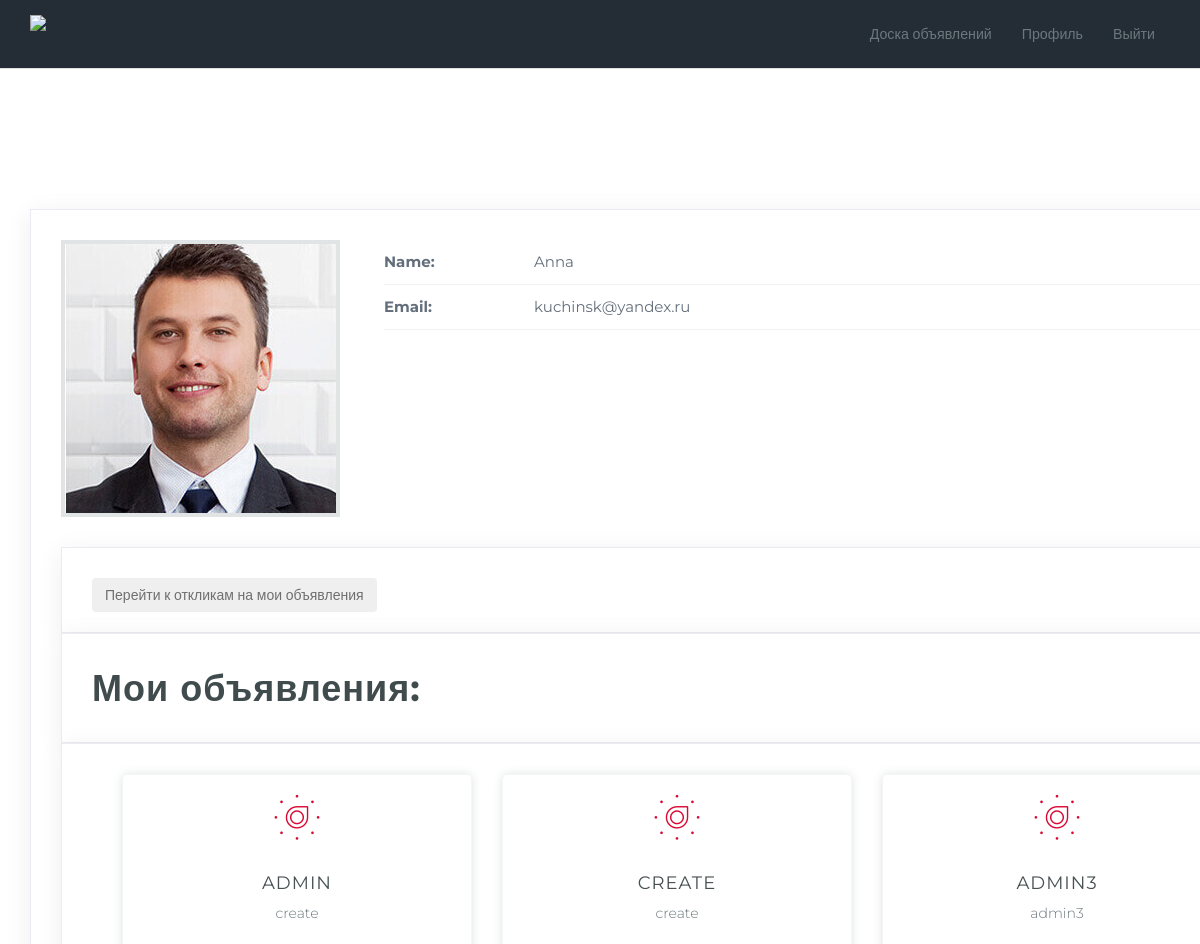
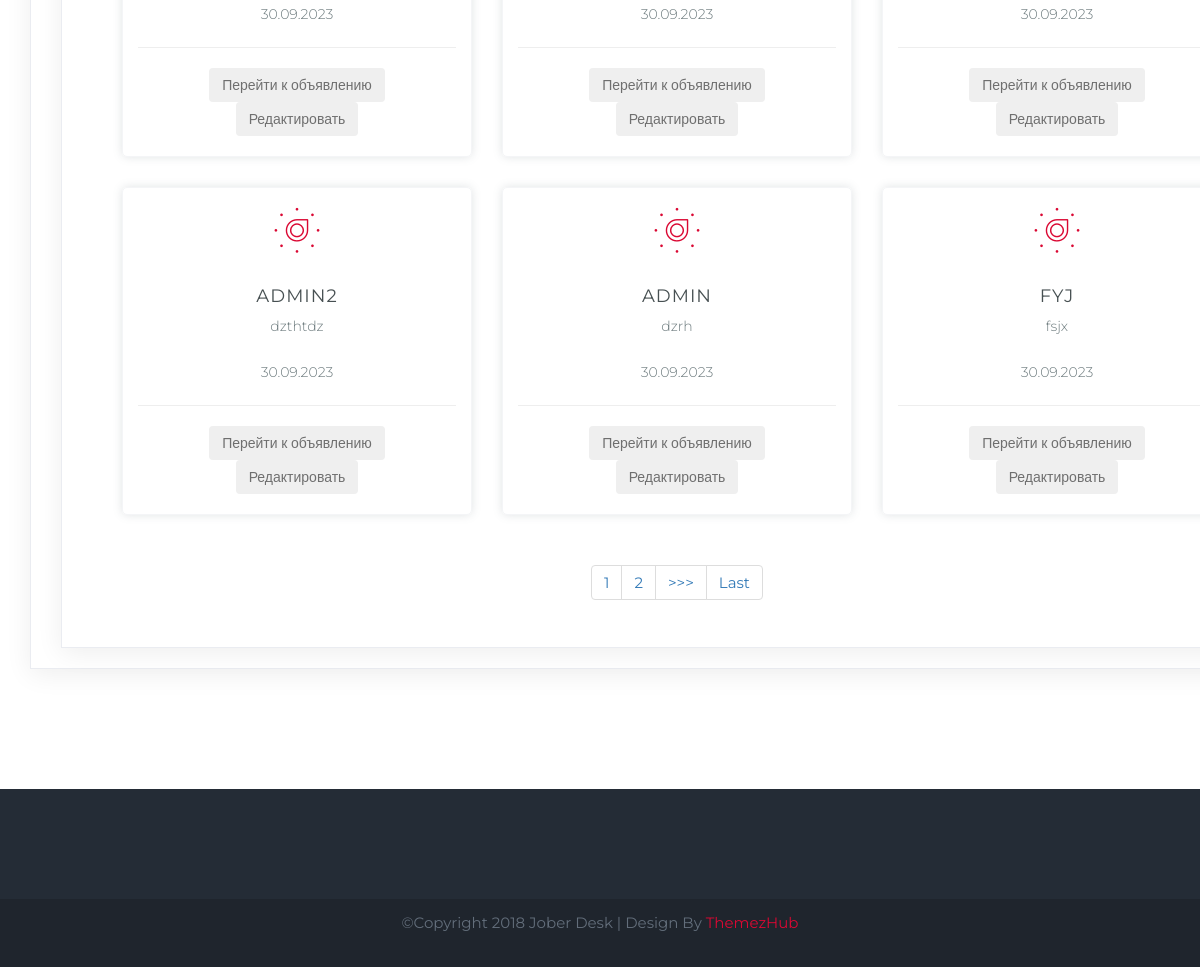
/profile/ (signed in), run on the app's committed database (2 pictures, top to bottom).
### board/models.py (models this page shows, shortened)
class Post(models.Model):
    title = models.CharField(max_length=255)
    textPost = models.TextField()
    img = models.ImageField(upload_to='media/img_uploaded', blank=True, null=True)
    video = models.FileField(upload_to='videos_uploaded', blank=True, null=True)
    file = models.FileField(upload_to='files_uploaded', blank=True, null=True)
    timePost = models.DateTimeField(auto_now_add=True)
    author = models.ForeignKey(User, on_delete=models.CASCADE)
    category = models.ForeignKey(Category, on_delete=models.CASCADE)

### profile/views.py (the view)
# urls.py: path('', ProfileView.as_view(), name='profile'),
class ProfileView(ListView):
    model = Post
    template_name = 'profile/profile.html'
    context_object_name = 'author_posts'
    paginate_by = 6
    def get_queryset(self, *args, **kwargs):
        obj = Post.objects.filter(author=self.request.user).order_by('-timePost')
        return obj
    def get_context_data(self, **kwargs):
        context = super().get_context_data(**kwargs)
        context['name'] = self.request.user
        context['email'] = self.request.user.email
        return context

### templates/profile/profile.html (shortened to what this page needs)
{% extends 'flatpages/default.html' %}
{% load static %}
{% block content %}
{% load static %}
<section class="profile-detail">
	<div class="container">
		<div class="col-md-12">
			<div class="row">
				<div class="basic-information">
					<div class="col-md-3 col-sm-3" style="margin-bottom: 30px; padding-left: 0px;">
						<img src="{% static 'img/user.jpg' %}" alt="" class="img-responsive">
					</div>
					<div class="col-md-9 col-sm-9">
						<div class="profile-content">
							<ul class="information">
								<li><span>Name:</span>{{name}}</li>
								<li><span>Email:</span>{{email}}</li>
							</ul>
						</div>
					</div>
					<div class="basic-information">
						<button class="btn seub-btn"><a href=/profile/response>Перейти к откликам на мои объявления</a></button>
					</div>
					<div class="basic-information">
						<h2>Мои объявления:</h2>
					</div>
					<div class="contener">
						<div class="basic-information">
							<div class="container">
							{% if author_posts %}
							{% for post in author_posts %}
								<div class="col-md-4 col-sm-4">
									<div class="features-content">
										<span class="box1"><span aria-hidden="true" class="icon-dial"></span></span>
										<h3>{{post.title|truncatechars:15}}</h3>
										<p>{{post.textPost|truncatechars:30}}</p>
										<p>{{post.timePost|date:'d.m.Y'}}</p><hr>
										<button class="btn"><a href=/{{post.id}}>Перейти к объявлению</a></button><br>
										<button class="btn"><a href=/update/{{post.id}}/>Редактировать</a></button>
									</div>
								</div>
								{% endfor %}
							{% else %}
								<a href="../create/" class="btn btn-primary">Создать обявление!</a>
							{% endif %}
							</div>
							<div class="card text-center">{% include 'paginator.html' %}</div>
						</div>
					</div>
				</div>
			</div>
		</div>
	</div>
</section>
{% endblock content %}

### templates/flatpages/default.html (shortened to what this page needs)
{% load static %}
<!doctype html>
<html class="no-js" lang="en">
    <head>
		<link rel="stylesheet" href="{% static 'css/plugins.css' %}">
		<link rel="stylesheet" href="{% static 'css/common.css' %}">
        <link rel="stylesheet" href="{% static 'css/main.css' %}">
    </head>
    <body>
		<nav class="navbar navbar-default navbar-sticky bootsnav" style="background:#242c36">
			<div class="container">
				<div class="navbar-header">
					<a class="navbar-brand" href=""><img src="https://x-lines.ru/letters/i/cyrillicbasic/0001/c40e12/48/0/jigw6w1oeh.png" border="0" /></a>
				</div>
				<div class="collapse navbar-collapse" id="navbar-menu">
					<ul class="nav navbar-nav navbar-right" data-in="fadeInDown" data-out="fadeOutUp">
						{% if request.user.is_authenticated %}
						<li><a href="/">Доска объявлений</a></li>
						<li><a href="/profile/">Профиль</a></li>
						<li><a href="/profile/logout/">Выйти</a></li>
						{% else %}
						<li><a href="/profile/signup/">Зарегистрироваться</a></li>
						<li><a href="/profile/login/">Войти</a></li>
						{% endif %}
					</ul>
				</div>
			</div>
		</nav>
        <section class="features">{% block content %}{% endblock content %}</section>
		<footer>
			<div class="copy-right">
			 <p>&copy;Copyright 2018 Jober Desk | Design By <a href="https://themezhub.com/">ThemezHub</a></p>
			</div>
		</footer>
    </body>
</html>

### templates/paginator.html (shortened to what this page needs)
{% if is_paginated %}
<nav aria-label="Search results pages">
    <ul class="pagination">
   {% for num in page_obj.paginator.page_range %}
       {% if page_obj.number == num %}
        <li class="page-item"><a>{{ num }}</a></li>
       {% elif num > page_obj.number|add:'-2' and num < page_obj.number|add:'2' %}
        <li class="page-item"><a href="?page={{ num }}">{{ num }}</a></li>
       {% endif %}
   {% endfor %}
   {% if page_obj.has_next %}
        <li class="page-item"><a href="?page={{ page_obj.next_page_number }}">>>></a></li>
        <li class="page-item"><a href="?page={{ page_obj.paginator.num_pages }}">Last</a></li>
   {% endif %}
   </ul>
</nav>
{% endif %}

### static/css/common.css (style rules this page uses)
html,body { width:100%; height: auto; margin:0; padding:0; overflow-x: hidden; }
body { font-family: 'Open Sans', sans-serif; position: relative; font-size:14px; line-height:24px; color:#6f6f6f; }
a { color: #6f6f6f; }
a, a:active, a:focus, a:hover { outline:none; -webkit-transition: all 0.3s ease-in-out; -moz-transition: all 0.3s ease-in-out; -o-transition: all 0.3s ease-in-out; -ms-transition: all 0.3s ease-in-out; transition: all 0.3s ease-in-out; }
h1, h2, h3, h4, h5, h6 { color:#3f3f3f; margin:0 0 15px 0; letter-spacing: 1px; font-weight: bold; }
h2 { font-size:36px; line-height:48px; }
h3 { font-size:30px; line-height:36px; }
p { margin-bottom:20px; }
@media (min-width: 1024px) { nav.navbar ul.nav > li > a { padding: 30px 15px; font-weight: 600; } }
@media (min-width: 1024px) { nav.navbar .navbar-brand { margin-top: 0; } }

### static/css/main.css (style rules this page uses)
body { background:#ffffff; font-family: 'Montserrat', sans-serif; font-size:15px; color:#636e7b; }
section { padding:70px 0px 60px 0px; }
h1, h2, h3, h4, h5, h6 { color:#242c36; margin: 0 0 15px 0; letter-spacing: 1px; font-weight: bold; }
nav.navbar.bootsnav ul.nav > li > a { color: #6b797c; font-weight:400; font-size:14.2px; font-family: 'Montserrat', sans-serif; background-color: transparent !important; }
.basic-information { position: relative; z-index: 1; background-color: #fff; padding: 30px 30px 20px; -webkit-box-shadow: 0 5px 25px 0 rgba(0,0,0,.07); box-shadow: 0 5px 25px 0 rgba(0,0,0,.07); border: 1px solid #eaecf1; display: table; width: 100%; }
.profile-detail img { border:4px solid rgba(107,121,124,0.2); }
.basic-information h2 { margin:0; margin-bottom:10px; color:#404b4d; }
.basic-information p { font-size:17px; }
.information { margin:0; padding:0; }
.information li { display:block; padding:10px 0; font-size:15.5; list-style:none; border-bottom:1px solid rgba(107,121,124,0.1); }
.information li span { display: inline-block; font-weight:bold; width:150px; }
.basic-information p { font-size: 16px; line-height: 1.9; }
.features-content { border: 1px solid #f4f5f7; padding: 20px 15px; text-align: center; border-radius: 5px; margin-bottom:30px; box-shadow: 0px 0px 10px 0px rgba(107,121,124,0.2); }
.features-content h3 { font-weight:400; color:#475052; font-size:18px; text-transform:uppercase; margin-bottom:0; }
.features-content p { font-weight:300; color:#6b797c; line-height:1.8; font-size:14px; }
.features-content span { font-size:45px; margin-bottom:25px; color:#da0833; }
footer { background:#242c36; padding:60px 0 0 0; }
.copy-right { background:rgba(10,10,10,0.2); padding:12px 0; text-align:center; margin-top:50px; }
.copy-right a { color:#da0833; }

### data on the page
Post: title "ADMIN", textPost "create", timePost "30.09.2023"
Post: title "CREATE", textPost "create", timePost "30.09.2023"
Post: title "ADMIN3", textPost "admin3", timePost "30.09.2023"
Post: title "ADMIN2", textPost "dzthtdz", timePost "30.09.2023"
Post: title "ADMIN", textPost "dzrh", timePost "30.09.2023"
Post: title "FYJ", textPost "fsjx", timePost "30.09.2023"

### other printed values
{{ name }} "Anna"
{{ email }} "kuchinsk@yandex.ru"
{{ num }} "1"
{{ num }} "2"
